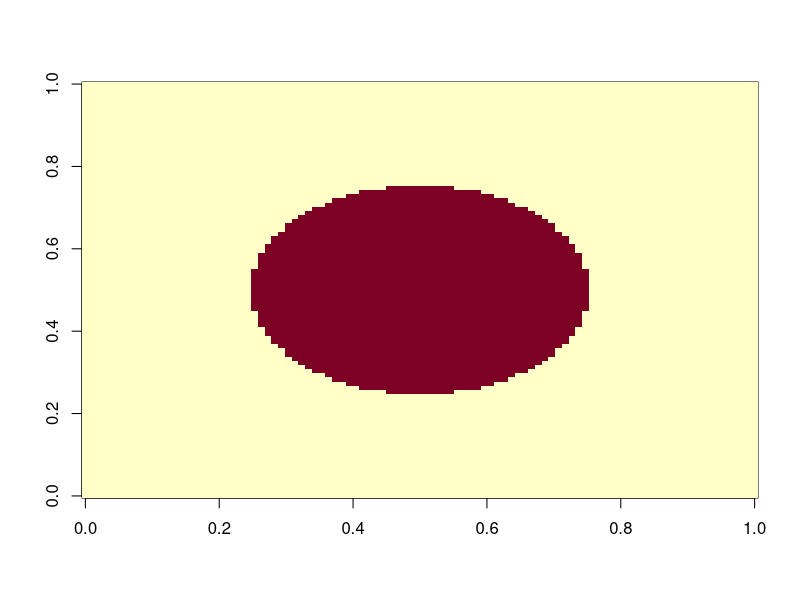
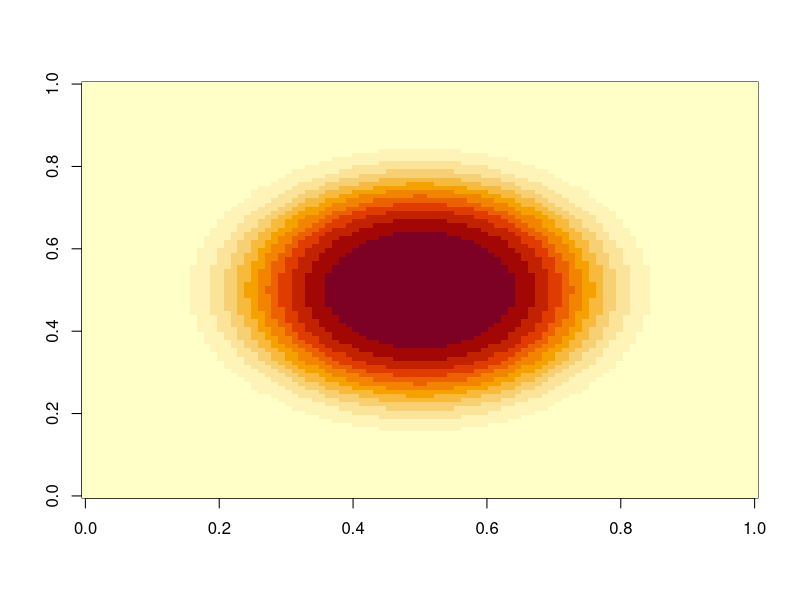

The R source for these figures, in order:
n = 100
L = 2
f = matrix(0,n,n)
x = L*(row(f)-0.5)/n
y = L*(col(f)-0.5)/n

f = ifelse((x-1)^2+(y-1)^2<0.5^2,1,0)
image(f)

fm = fft(f)

k1 = ((row(f)-1+n/2) %% n-n/2)
k2 = ((col(f)-1+n/2) %% n-n/2)
k1 = k1*2*pi/L
k2 = k2*2*pi/L

t = 0.01
dif = 1
fmt = fm * exp(-t * dif * (k1^2 + k2^2))
ft = fft(fmt,inverse = TRUE)

image(Re(ft))
